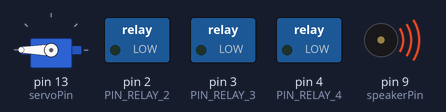
Recording of a sketch running on a simulated Arduino Uno, built with avr-gcc and run on an emulated ATmega328P. Shown: servo, switched loads named in the sketch (green lamp = pin HIGH), buzzer (waves = sounding, pin HIGH). Pins used as bus, display or sensor lines are not drawn; what the sketch prints to the serial monitor is not drawn.

Above: at 0.2 s.
Timing chart, 0 to 1.7 s (numbered marks = the images above):
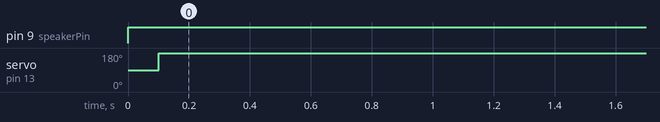

The sketch:

Flame_sensor_servo_speaker.ino
```cpp
#include <Servo.h>
// Declare the Servo pin
int servoPin = 13;
// Create a servo object
const int speakerPin = 9; // Chân kết nối của loa
#define PIN_RELAY_1  1 // the Arduino pin, which connects to the IN1 pin of relay module
#define PIN_RELAY_2  2 // the Arduino pin, which connects to the IN2 pin of relay module
#define PIN_RELAY_3  3 // the Arduino pin, which connects to the IN3 pin of relay module
#define PIN_RELAY_4  4 // the Arduino pin, which connects to the IN4 pin of relay module

Servo Servo1;

void setup()
{
  pinMode(0, INPUT); //initialize Flame sensor output pin connected pin as input.
  pinMode(LED_BUILTIN, OUTPUT);// initialize digital pin LED_BUILTIN as an output.
  Serial.begin(9600);// initialize serial communication @ 9600 baud:
  Servo1.attach(servoPin);
  pinMode(speakerPin, OUTPUT);
  pinMode(PIN_RELAY_1, OUTPUT);
  pinMode(PIN_RELAY_2, OUTPUT);
  pinMode(PIN_RELAY_3, OUTPUT);
  pinMode(PIN_RELAY_4, OUTPUT);
}
void loop()
{
  if (digitalRead(0) == 0 )
  {
    digitalWrite(LED_BUILTIN, HIGH); // Led off
    Serial.println("** Warning!!!!   Fire detected!!! **");
    digitalWrite(speakerPin, HIGH);
    delay(100);
    Servo1.write(180);
    delay(100);
    digitalWrite(PIN_RELAY_1, LOW);
    digitalWrite(PIN_RELAY_2, LOW);
    digitalWrite(PIN_RELAY_3, LOW);
    digitalWrite(PIN_RELAY_4, LOW);
    }
  else
  {
    digitalWrite(LED_BUILTIN, LOW); // Led on
    Serial.println("No Fire detected");
    digitalWrite(speakerPin, LOW);
    Servo1.write(0);
    delay(100);
    digitalWrite(PIN_RELAY_1, HIGH);
    digitalWrite(PIN_RELAY_2, HIGH);
    digitalWrite(PIN_RELAY_3, HIGH);
    digitalWrite(PIN_RELAY_4, HIGH);
    delay(1000);
  }
  delay(1000);
}
```

Measured:
- by itself, pin 9 (speakerPin): LOW → HIGH at 0.00 s
- by itself, servo on pin 13 (servoPin): 90° → 180° at 0.10 s
